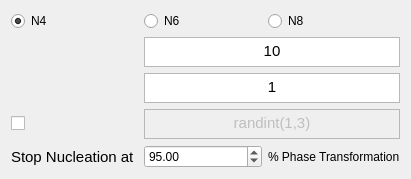
                      <widget class="QWidget" name="tab_11">
                       <attribute name="title">
                        <string>Neighborhood Based Growth</string>
                       </attribute>
                       <layout class="QGridLayout" name="gridLayout_24">
                        <item row="9" column="2">
                         <widget class="QLabel" name="label_4">
                          <property name="text">
                           <string>% Phase Transformation</string>
                          </property>
                         </widget>
                        </item>
                        <item row="3" column="1" colspan="2">
                         <widget class="QTextEdit" name="textEdit_Ndot_Aniso_Neigh">
                          <property name="enabled">
                           <bool>true</bool>
                          </property>
                          <property name="maximumSize">
                           <size>
                            <width>16777215</width>
                            <height>30</height>
                           </size>
                          </property>
                          <property name="html">
                           <string>&lt;!DOCTYPE HTML PUBLIC &quot;-//W3C//DTD HTML 4.0//EN&quot; &quot;http://www.w3.org/TR/REC-html40/strict.dtd&quot;&gt;
&lt;html&gt;&lt;head&gt;&lt;meta name=&quot;qrichtext&quot; content=&quot;1&quot; /&gt;&lt;style type=&quot;text/css&quot;&gt;
p, li { white-space: pre-wrap; }
&lt;/style&gt;&lt;/head&gt;&lt;body style=&quot; font-family:'Ubuntu'; font-size:11pt; font-weight:400; font-style:normal;&quot;&gt;
&lt;p align=&quot;center&quot; style=&quot; margin-top:0px; margin-bottom:0px; margin-left:0px; margin-right:0px; -qt-block-indent:0; text-indent:0px;&quot;&gt;10&lt;/p&gt;&lt;/body&gt;&lt;/html&gt;</string>
                          </property>
                         </widget>
                        </item>
                        <item row="0" column="0">
                         <widget class="QRadioButton" name="radioButton_N4Conti">
                          <property name="text">
                           <string>N4</string>
                          </property>
                          <property name="checkable">
                           <bool>true</bool>
                          </property>
                          <property name="checked">
                           <bool>true</bool>
                          </property>
                         </widget>
                        </item>
                        <item row="9" column="0">
                         <widget class="QLabel" name="label_10">
                          <property name="font">
                           <font>
                            <pointsize>11</pointsize>
                           </font>
                          </property>
                          <property name="text">
                           <string>Stop Nucleation at </string>
                          </property>
                         </widget>
                        </item>
                        <item row="9" column="1">
                         <widget class="QDoubleSpinBox" name="doubleSpinBox_NustopAnisoNeigh">
                          <property name="decimals">
                           <number>2</number>
                          </property>
                          <property name="minimum">
                           <double>0.000000000000000</double>
                          </property>
                          <property name="maximum">
                           <double>100.000000000000000</double>
                          </property>
                          <property name="singleStep">
                           <double>1.000000000000000</double>
                          </property>
                          <property name="value">
                           <double>95.000000000000000</double>
                          </property>
                         </widget>
                        </item>
                        <item row="0" column="1">
                         <widget class="QRadioButton" name="radioButton_N6Conti">
                          <property name="text">
                           <string>N6</string>
                          </property>
                         </widget>
                        </item>
                        <item row="0" column="2">
                         <widget class="QRadioButton" name="radioButton_N8Conti">
                          <property name="text">
                           <string>N8</string>
                          </property>
                         </widget>
                        </item>
                        <item row="6" column="0" alignment="Qt::AlignLeft">
                         <widget class="QCheckBox" name="checkBox_gr2D_Aniso_Conti_Neigh">
                          <property name="text">
                           <string/>
                          </property>
                          <property name="icon">
                           <iconset resource="resourceLIST.qrc">
                            <normaloff>:/gposition.png</normaloff>:/gposition.png</iconset>
                          </property>
                          <property name="iconSize">
                           <size>
                            <width>80</width>
                            <height>30</height>
                           </size>
                          </property>
                         </widget>
                        </item>
                        <item row="5" column="1" colspan="2">
                         <widget class="QTextEdit" name="textEdit_Gt_Aniso_Neigh">
                          <property name="enabled">
                           <bool>true</bool>
                          </property>
                          <property name="maximumSize">
                           <size>
                            <width>16777215</width>
                            <height>30</height>
                           </size>
                          </property>
                          <property name="html">
                           <string>&lt;!DOCTYPE HTML PUBLIC &quot;-//W3C//DTD HTML 4.0//EN&quot; &quot;http://www.w3.org/TR/REC-html40/strict.dtd&quot;&gt;
&lt;html&gt;&lt;head&gt;&lt;meta name=&quot;qrichtext&quot; content=&quot;1&quot; /&gt;&lt;style type=&quot;text/css&quot;&gt;
p, li { white-space: pre-wrap; }
&lt;/style&gt;&lt;/head&gt;&lt;body style=&quot; font-family:'Ubuntu'; font-size:11pt; font-weight:400; font-style:normal;&quot;&gt;
&lt;p align=&quot;center&quot; style=&quot; margin-top:0px; margin-bottom:0px; margin-left:0px; margin-right:0px; -qt-block-indent:0; text-indent:0px;&quot;&gt;1&lt;/p&gt;&lt;/body&gt;&lt;/html&gt;</string>
                          </property>
                         </widget>
                        </item>
                        <item row="6" column="1" colspan="2">
                         <widget class="QTextEdit" name="textEdit_gr2D_aniso_conti_neigh">
                          <property name="enabled">
                           <bool>false</bool>
                          </property>
                          <property name="maximumSize">
                           <size>
                            <width>16777215</width>
                            <height>30</height>
                           </size>
                          </property>
                          <property name="html">
                           <string>&lt;!DOCTYPE HTML PUBLIC &quot;-//W3C//DTD HTML 4.0//EN&quot; &quot;http://www.w3.org/TR/REC-html40/strict.dtd&quot;&gt;
&lt;html&gt;&lt;head&gt;&lt;meta name=&quot;qrichtext&quot; content=&quot;1&quot; /&gt;&lt;style type=&quot;text/css&quot;&gt;
p, li { white-space: pre-wrap; }
&lt;/style&gt;&lt;/head&gt;&lt;body style=&quot; font-family:'Ubuntu'; font-size:11pt; font-weight:400; font-style:normal;&quot;&gt;
&lt;p align=&quot;center&quot; style=&quot; margin-top:0px; margin-bottom:0px; margin-left:0px; margin-right:0px; -qt-block-indent:0; text-indent:0px;&quot;&gt;randint(1,3)&lt;/p&gt;&lt;/body&gt;&lt;/html&gt;</string>
                          </property>
                         </widget>
                        </item>
                        <item row="3" column="0" alignment="Qt::AlignLeft">
                         <widget class="QPushButton" name="pushButton_6">
                          <property name="maximumSize">
                           <size>
                            <width>16777215</width>
                            <height>30</height>
                           </size>
                          </property>
                          <property name="text">
                           <string/>
                          </property>
                          <property name="icon">
                           <iconset resource="resourceLIST.qrc">
                            <normaloff>:/ndott.png</normaloff>:/ndott.png</iconset>
                          </property>
                          <property name="iconSize">
                           <size>
                            <width>70</width>
                            <height>30</height>
                           </size>
                          </property>
                          <property name="flat">
                           <bool>true</bool>
                          </property>
                         </widget>
                        </item>
                        <item row="5" column="0" alignment="Qt::AlignLeft">
                         <widget class="QPushButton" name="pushButton_7">
                          <property name="maximumSize">
                           <size>
                            <width>16777215</width>
                            <height>30</height>
                           </size>
                          </property>
                          <property name="text">
                           <string/>
                          </property>
                          <property name="icon">
                           <iconset resource="resourceLIST.qrc">
                            <normaloff>:/gt.png</normaloff>:/gt.png</iconset>
                          </property>
                          <property name="iconSize">
                           <size>
                            <width>70</width>
                            <height>30</height>
                           </size>
                          </property>
                          <property name="flat">
                           <bool>true</bool>
                          </property>
                         </widget>
                        </item>
                       </layout>
                      </widget>
